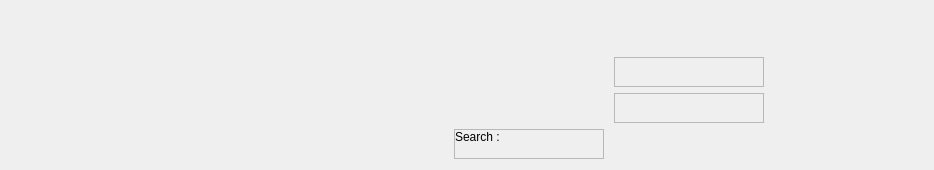
               <widget class="QFrame" name="phone_cart_button_section">
                <property name="minimumSize">
                 <size>
                  <width>934</width>
                  <height>156</height>
                 </size>
                </property>
                <property name="maximumSize">
                 <size>
                  <width>16777215</width>
                  <height>180</height>
                 </size>
                </property>
                <property name="styleSheet">
                 <string notr="true"/>
                </property>
                <property name="frameShape">
                 <enum>QFrame::NoFrame</enum>
                </property>
                <property name="frameShadow">
                 <enum>QFrame::Raised</enum>
                </property>
                <layout class="QHBoxLayout" name="horizontalLayout_2">
                 <property name="leftMargin">
                  <number>0</number>
                 </property>
                 <property name="rightMargin">
                  <number>0</number>
                 </property>
                 <item>
                  <widget class="QFrame" name="phone_cart_section">
                   <property name="maximumSize">
                    <size>
                     <width>600</width>
                     <height>16777215</height>
                    </size>
                   </property>
                   <property name="styleSheet">
                    <string notr="true"/>
                   </property>
                   <property name="frameShape">
                    <enum>QFrame::NoFrame</enum>
                   </property>
                   <property name="frameShadow">
                    <enum>QFrame::Raised</enum>
                   </property>
                   <layout class="QVBoxLayout" name="phone_cart_layout">
                    <property name="spacing">
                     <number>0</number>
                    </property>
                    <property name="leftMargin">
                     <number>0</number>
                    </property>
                    <property name="topMargin">
                     <number>0</number>
                    </property>
                    <property name="rightMargin">
                     <number>0</number>
                    </property>
                    <property name="bottomMargin">
                     <number>0</number>
                    </property>
                   </layout>
                  </widget>
                 </item>
                 <item>
                  <widget class="QFrame" name="phone_button_section">
                   <property name="minimumSize">
                    <size>
                     <width>484</width>
                     <height>0</height>
                    </size>
                   </property>
                   <property name="styleSheet">
                    <string notr="true"/>
                   </property>
                   <property name="frameShape">
                    <enum>QFrame::NoFrame</enum>
                   </property>
                   <property name="frameShadow">
                    <enum>QFrame::Raised</enum>
                   </property>
                   <layout class="QGridLayout" name="gridLayout">
                    <property name="leftMargin">
                     <number>10</number>
                    </property>
                    <property name="topMargin">
                     <number>10</number>
                    </property>
                    <property name="rightMargin">
                     <number>10</number>
                    </property>
                    <property name="bottomMargin">
                     <number>0</number>
                    </property>
                    <property name="horizontalSpacing">
                     <number>10</number>
                    </property>
                    <item row="2" column="2">
                     <widget class="QFrame" name="frame_13">
                      <property name="minimumSize">
                       <size>
                        <width>150</width>
                        <height>30</height>
                       </size>
                      </property>
                      <property name="styleSheet">
                       <string notr="true"/>
                      </property>
                      <property name="frameShape">
                       <enum>QFrame::NoFrame</enum>
                      </property>
                      <property name="frameShadow">
                       <enum>QFrame::Raised</enum>
                      </property>
                      <layout class="QVBoxLayout" name="verticalLayout_10">
                       <property name="spacing">
                        <number>0</number>
                       </property>
                       <property name="leftMargin">
                        <number>0</number>
                       </property>
                       <property name="topMargin">
                        <number>0</number>
                       </property>
                       <property name="rightMargin">
                        <number>0</number>
                       </property>
                       <property name="bottomMargin">
                        <number>0</number>
                       </property>
                      </layout>
                     </widget>
                    </item>
                    <item row="1" column="1">
                     <widget class="QFrame" name="phone_clear">
                      <property name="minimumSize">
                       <size>
                        <width>150</width>
                        <height>30</height>
                       </size>
                      </property>
                      <property name="styleSheet">
                       <string notr="true"/>
                      </property>
                      <property name="frameShape">
                       <enum>QFrame::StyledPanel</enum>
                      </property>
                      <property name="frameShadow">
                       <enum>QFrame::Raised</enum>
                      </property>
                      <layout class="QVBoxLayout" name="phone_clear_layout">
                       <property name="spacing">
                        <number>0</number>
                       </property>
                       <property name="leftMargin">
                        <number>0</number>
                       </property>
                       <property name="topMargin">
                        <number>0</number>
                       </property>
                       <property name="rightMargin">
                        <number>0</number>
                       </property>
                       <property name="bottomMargin">
                        <number>0</number>
                       </property>
                      </layout>
                     </widget>
                    </item>
                    <item row="0" column="1">
                     <widget class="QFrame" name="phone_buyme">
                      <property name="minimumSize">
                       <size>
                        <width>150</width>
                        <height>30</height>
                       </size>
                      </property>
                      <property name="styleSheet">
                       <string notr="true"/>
                      </property>
                      <property name="frameShape">
                       <enum>QFrame::NoFrame</enum>
                      </property>
                      <property name="frameShadow">
                       <enum>QFrame::Raised</enum>
                      </property>
                      <layout class="QVBoxLayout" name="phone_buyme_layout">
                       <property name="spacing">
                        <number>0</number>
                       </property>
                       <property name="leftMargin">
                        <number>0</number>
                       </property>
                       <property name="topMargin">
                        <number>0</number>
                       </property>
                       <property name="rightMargin">
                        <number>0</number>
                       </property>
                       <property name="bottomMargin">
                        <number>0</number>
                       </property>
                      </layout>
                     </widget>
                    </item>
                    <item row="0" column="2">
                     <widget class="QFrame" name="phone_print">
                      <property name="minimumSize">
                       <size>
                        <width>150</width>
                        <height>30</height>
                       </size>
                      </property>
                      <property name="styleSheet">
                       <string notr="true"/>
                      </property>
                      <property name="frameShape">
                       <enum>QFrame::NoFrame</enum>
                      </property>
                      <property name="frameShadow">
                       <enum>QFrame::Raised</enum>
                      </property>
                      <layout class="QVBoxLayout" name="phone_print_layout">
                       <property name="spacing">
                        <number>0</number>
                       </property>
                       <property name="leftMargin">
                        <number>0</number>
                       </property>
                       <property name="topMargin">
                        <number>0</number>
                       </property>
                       <property name="rightMargin">
                        <number>0</number>
                       </property>
                       <property name="bottomMargin">
                        <number>0</number>
                       </property>
                      </layout>
                     </widget>
                    </item>
                    <item row="1" column="0">
                     <widget class="QFrame" name="remov_from_cart">
                      <property name="minimumSize">
                       <size>
                        <width>150</width>
                        <height>30</height>
                       </size>
                      </property>
                      <property name="styleSheet">
                       <string notr="true"/>
                      </property>
                      <property name="frameShape">
                       <enum>QFrame::NoFrame</enum>
                      </property>
                      <property name="frameShadow">
                       <enum>QFrame::Raised</enum>
                      </property>
                      <layout class="QVBoxLayout" name="remov_from_cart_layout">
                       <property name="spacing">
                        <number>0</number>
                       </property>
                       <property name="leftMargin">
                        <number>0</number>
                       </property>
                       <property name="topMargin">
                        <number>0</number>
                       </property>
                       <property name="rightMargin">
                        <number>0</number>
                       </property>
                       <property name="bottomMargin">
                        <number>0</number>
                       </property>
                      </layout>
                     </widget>
                    </item>
                    <item row="0" column="0">
                     <widget class="QFrame" name="add_to_cart">
                      <property name="minimumSize">
                       <size>
                        <width>150</width>
                        <height>30</height>
                       </size>
                      </property>
                      <property name="styleSheet">
                       <string notr="true"/>
                      </property>
                      <property name="frameShape">
                       <enum>QFrame::NoFrame</enum>
                      </property>
                      <property name="frameShadow">
                       <enum>QFrame::Raised</enum>
                      </property>
                      <layout class="QVBoxLayout" name="phone_add_to_cart_layout">
                       <property name="spacing">
                        <number>0</number>
                       </property>
                       <property name="leftMargin">
                        <number>0</number>
                       </property>
                       <property name="topMargin">
                        <number>0</number>
                       </property>
                       <property name="rightMargin">
                        <number>0</number>
                       </property>
                       <property name="bottomMargin">
                        <number>0</number>
                       </property>
                      </layout>
                     </widget>
                    </item>
                    <item row="2" column="1">
                     <widget class="QFrame" name="phone_delete">
                      <property name="minimumSize">
                       <size>
                        <width>150</width>
                        <height>30</height>
                       </size>
                      </property>
                      <property name="styleSheet">
                       <string notr="true"/>
                      </property>
                      <property name="frameShape">
                       <enum>QFrame::StyledPanel</enum>
                      </property>
                      <property name="frameShadow">
                       <enum>QFrame::Raised</enum>
                      </property>
                      <layout class="QVBoxLayout" name="phone_delete_layout">
                       <property name="spacing">
                        <number>0</number>
                       </property>
                       <property name="leftMargin">
                        <number>0</number>
                       </property>
                       <property name="topMargin">
                        <number>0</number>
                       </property>
                       <property name="rightMargin">
                        <number>0</number>
                       </property>
                       <property name="bottomMargin">
                        <number>0</number>
                       </property>
                      </layout>
                     </widget>
                    </item>
                    <item row="1" column="2">
                     <widget class="QFrame" name="phone_all_in_one">
                      <property name="minimumSize">
                       <size>
                        <width>150</width>
                        <height>30</height>
                       </size>
                      </property>
                      <property name="styleSheet">
                       <string notr="true"/>
                      </property>
                      <property name="frameShape">
                       <enum>QFrame::NoFrame</enum>
                      </property>
                      <property name="frameShadow">
                       <enum>QFrame::Raised</enum>
                      </property>
                      <layout class="QVBoxLayout" name="phone_all_in_one_layout">
                       <property name="spacing">
                        <number>0</number>
                       </property>
                       <property name="leftMargin">
                        <number>0</number>
                       </property>
                       <property name="topMargin">
                        <number>0</number>
                       </property>
                       <property name="rightMargin">
                        <number>0</number>
                       </property>
                       <property name="bottomMargin">
                        <number>0</number>
                       </property>
                      </layout>
                     </widget>
                    </item>
                    <item row="2" column="0">
                     <widget class="QFrame" name="phone_clear_cart">
                      <property name="minimumSize">
                       <size>
                        <width>150</width>
                        <height>30</height>
                       </size>
                      </property>
                      <property name="styleSheet">
                       <string notr="true"/>
                      </property>
                      <property name="frameShape">
                       <enum>QFrame::NoFrame</enum>
                      </property>
                      <property name="frameShadow">
                       <enum>QFrame::Raised</enum>
                      </property>
                      <layout class="QVBoxLayout" name="phone_clear_cart_layout">
                       <property name="spacing">
                        <number>0</number>
                       </property>
                       <property name="leftMargin">
                        <number>0</number>
                       </property>
                       <property name="topMargin">
                        <number>0</number>
                       </property>
                       <property name="rightMargin">
                        <number>0</number>
                       </property>
                       <property name="bottomMargin">
                        <number>0</number>
                       </property>
                      </layout>
                     </widget>
                    </item>
                    <item row="3" column="0">
                     <widget class="QFrame" name="frame_12">
                      <property name="minimumSize">
                       <size>
                        <width>0</width>
                        <height>30</height>
                       </size>
                      </property>
                      <property name="styleSheet">
                       <string notr="true"/>
                      </property>
                      <property name="frameShape">
                       <enum>QFrame::StyledPanel</enum>
                      </property>
                      <property name="frameShadow">
                       <enum>QFrame::Raised</enum>
                      </property>
                      <layout class="QFormLayout" name="formLayout_2">
                       <property name="horizontalSpacing">
                        <number>0</number>
                       </property>
                       <property name="verticalSpacing">
                        <number>0</number>
                       </property>
                       <property name="leftMargin">
                        <number>0</number>
                       </property>
                       <property name="topMargin">
                        <number>0</number>
                       </property>
                       <property name="rightMargin">
                        <number>0</number>
                       </property>
                       <property name="bottomMargin">
                        <number>0</number>
                       </property>
                       <item row="0" column="0">
                        <widget class="QLabel" name="label_23">
                         <property name="text">
                          <string>Search :</string>
                         </property>
                        </widget>
                       </item>
                       <item row="0" column="1">
                        <widget class="QFrame" name="frame_15">
                         <property name="frameShape">
                          <enum>QFrame::NoFrame</enum>
                         </property>
                         <property name="frameShadow">
                          <enum>QFrame::Raised</enum>
                         </property>
                         <layout class="QVBoxLayout" name="phone_search_key_edit">
                          <property name="spacing">
                           <number>0</number>
                          </property>
                          <property name="topMargin">
                           <number>0</number>
                          </property>
                          <property name="rightMargin">
                           <number>0</number>
                          </property>
                          <property name="bottomMargin">
                           <number>0</number>
                          </property>
                         </layout>
                        </widget>
                       </item>
                      </layout>
                     </widget>
                    </item>
                    <item row="3" column="1" colspan="2">
                     <widget class="QFrame" name="phone_search">
                      <property name="minimumSize">
                       <size>
                        <width>307</width>
                        <height>30</height>
                       </size>
                      </property>
                      <property name="frameShape">
                       <enum>QFrame::NoFrame</enum>
                      </property>
                      <property name="frameShadow">
                       <enum>QFrame::Raised</enum>
                      </property>
                      <layout class="QVBoxLayout" name="phone_search_layout">
                       <property name="spacing">
                        <number>0</number>
                       </property>
                       <property name="leftMargin">
                        <number>0</number>
                       </property>
                       <property name="topMargin">
                        <number>0</number>
                       </property>
                       <property name="rightMargin">
                        <number>0</number>
                       </property>
                       <property name="bottomMargin">
                        <number>0</number>
                       </property>
                      </layout>
                     </widget>
                    </item>
                   </layout>
                  </widget>
                 </item>
                </layout>
               </widget>
